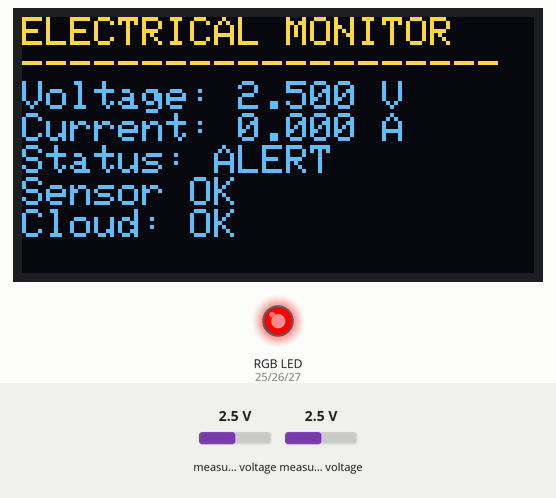
Bench run of a sketch on a simulated ESP32. On the bench: 128×64 one-colour display, an RGB LED mixed from three pins (HIGH = lit). The inputs (shaded band) are chosen by the test bench; at power-on: measured voltage 2.5 V. The OLED is the two-colour kind (top 16 rows yellow); WiFi joins after 1.5 s; servers stay silent unless stated; uploads are accepted with an empty reply; what the sketch prints to the serial monitor is not drawn.

Above: at 8.7 s.
8.8 s: measured voltage (sensor 200) set to 1.1 V
At 11.6 s:
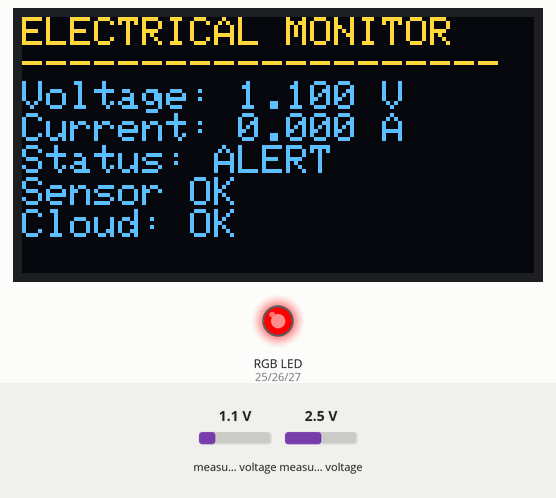
11.8 s: measured voltage (sensor 200) set to 0.8 V
At 14.6 s:
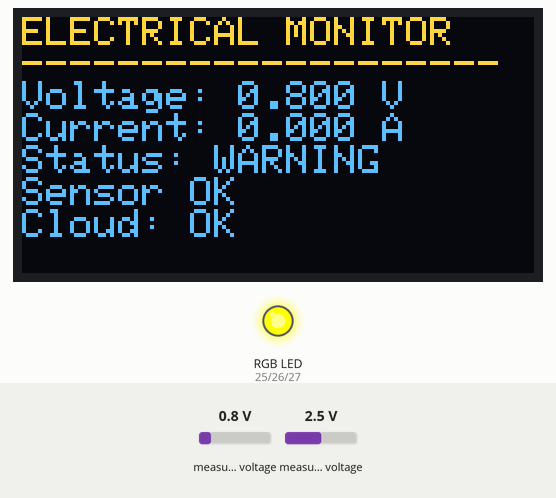
14.8 s: measured voltage (sensor 200) set to 0.6 V
17.8 s: measured voltage (sensor 200) set to 0.3 V
At 20.6 s:
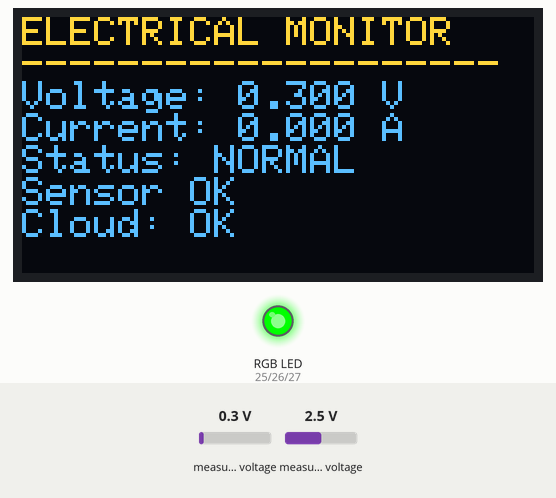
20.8 s: measured voltage (sensor 201) set to 0.1 V
At 22.2 s:
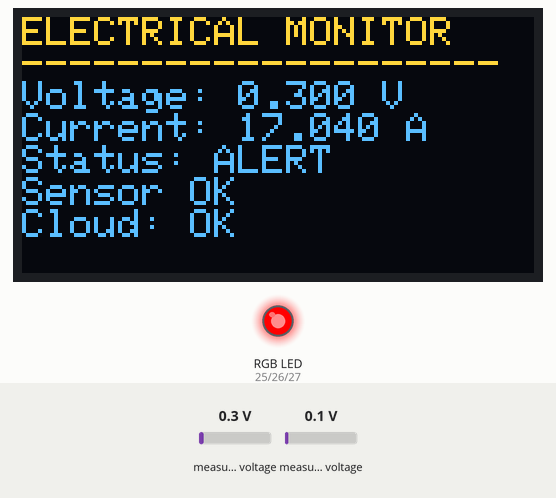
23.4 s: measured voltage (sensor 201) set to 2.5 V
At 24.86 s:
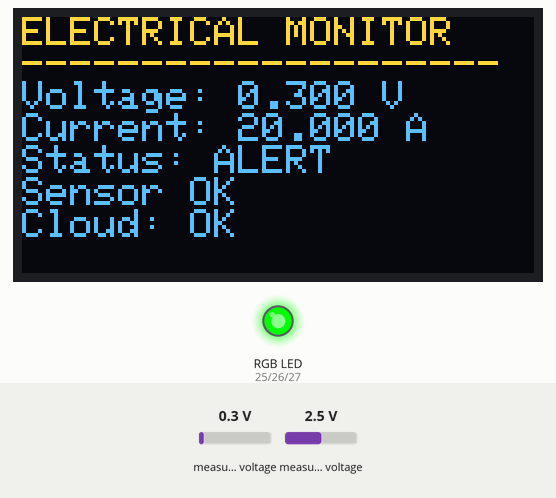
Timing chart, 0 to 26.4 s (numbered marks = the images above; inputs shaded):
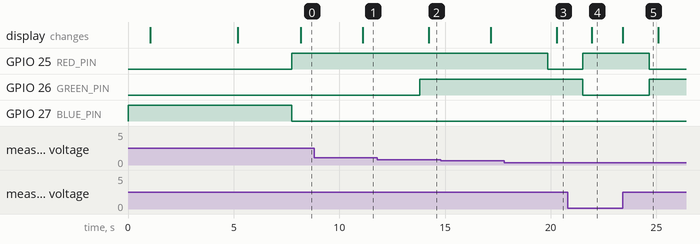

Measured:
- the behaviour switches between 1 and 0.9 V on measured voltage (sensor 200) (found by bisection; images 1 and 2)
- the behaviour switches between 0.5 and 0.4 V on measured voltage (sensor 200) (found by bisection; images 2 and 3)
- after the input at 8.8 s, the display: changes after 2.3 s (image 1)
- after the input at 11.8 s, GPIO 26 (GREEN_PIN): LOW → HIGH after 2.0 s; the display: changes after 2.4 s (image 2)
- after the input at 17.8 s, GPIO 25 (RED_PIN): HIGH → LOW after 2.1 s; the display: changes after 2.5 s (image 3)
- after the input at 20.8 s, GPIO 25 (RED_PIN): LOW → HIGH after 0.73 s; GPIO 26 (GREEN_PIN): HIGH → LOW after 0.73 s; the display: changes after 1.2 s (image 4)
- after the input at 23.4 s, GPIO 25 (RED_PIN): HIGH → LOW after 1.3 s; GPIO 26 (GREEN_PIN): LOW → HIGH after 1.3 s

The sketch:

ground_fault_esp32.ino
```cpp
// ESP32 + ADS1115 + SSD1306 + ACS712 + RGB LED -> Firebase Realtime Database (v3, auto-calibrated)
#include <WiFi.h>
#include <WiFiClientSecure.h>
#include <HTTPClient.h>
#include <Wire.h>
#include <math.h>
#include <Adafruit_ADS1X15.h>
#include <Adafruit_GFX.h>
#include <Adafruit_SSD1306.h>

#include "secrets.h"
#define DB_URL "https://ground-fault-detection-default-rtdb.asia-southeast1.firebasedatabase.app"

Adafruit_SSD1306 display(128, 64, &Wire, -1);
Adafruit_ADS1115 ads;
WiFiClientSecure client;

#define RED_PIN 25
#define GREEN_PIN 26
#define BLUE_PIN 27
const bool COMMON_ANODE = false;

// GREEN/YELLOW = stable (below 1.00), RED = voltage OR current >= 1.00
const float WARNING_LEVEL = 0.50;   // V or A -> yellow
const float ALERT_LEVEL   = 1.00;   // V or A -> red
const float CURRENT_DEADBAND_A = 0.05;
const float MAX_CURRENT_A = 20.0;   // ACS712-20A limit

float zeroCurrentV = 0.0;
float sensitivityVperA = 0.05;      // set automatically in calibration
bool sensorFault = false;
String lastStatus = "";
unsigned long lastSend = 0;
bool cloudOk = false;

void setRGB(bool r, bool g, bool b) {
  digitalWrite(RED_PIN,   (r ^ COMMON_ANODE) ? HIGH : LOW);
  digitalWrite(GREEN_PIN, (g ^ COMMON_ANODE) ? HIGH : LOW);
  digitalWrite(BLUE_PIN,  (b ^ COMMON_ANODE) ? HIGH : LOW);
}

float readCurrentSensorVoltage(int samples) {
  double total = 0.0;
  for (int i = 0; i < samples; i++) { total += ads.computeVolts(ads.readADC_SingleEnded(1)); delay(2); }
  return total / samples;
}

// ACS712 idles at VCC/2 and its sensitivity scales with VCC (100 mV/A at 5 V),
// so sensitivity = 0.04 x idle voltage. Works with or without a divider.
void calibrateCurrent() {
  display.clearDisplay(); display.setCursor(0, 0);
  display.println("CALIBRATING"); display.println("Current must be 0 A"); display.println("Please wait..."); display.display();
  unsigned long t0 = millis(); float z = 0;
  while (millis() - t0 < 15000) {                 // wait for sensor to power up
    z = readCurrentSensorVoltage(100);
    if (z >= 1.0) break;
    delay(500);
  }
  if (z < 1.0) { sensorFault = true; zeroCurrentV = z; Serial.println("ACS712 FAULT: A1 voltage too low"); return; }
  sensorFault = false;
  zeroCurrentV = readCurrentSensorVoltage(300);
  sensitivityVperA = 0.04 * zeroCurrentV;
  Serial.printf("Zero=%.4f V  Sensitivity=%.4f V/A\n", zeroCurrentV, sensitivityVperA);
}

bool firebaseSend(const char *method, const char *path, const char *json) {
  if (WiFi.status() != WL_CONNECTED) return false;
  HTTPClient http;
  String url = String(DB_URL) + path + ".json";
  if (!http.begin(client, url)) return false;
  http.addHeader("Content-Type", "application/json");
  int code = http.sendRequest(method, (uint8_t *)json, strlen(json));
  http.end();
  return code == 200;
}

void setup() {
  Serial.begin(115200);
  pinMode(RED_PIN, OUTPUT); pinMode(GREEN_PIN, OUTPUT); pinMode(BLUE_PIN, OUTPUT);
  setRGB(false, false, true);
  Wire.begin(21, 22);
  if (!display.begin(SSD1306_SWITCHCAPVCC, 0x3C)) { Serial.println("OLED ERROR"); while (true) delay(1000); }
  display.setTextSize(1); display.setTextColor(SSD1306_WHITE);
  if (!ads.begin(0x48)) {
    display.clearDisplay(); display.setCursor(0, 0); display.println("ADS1115 ERROR"); display.println("Check connections"); display.display();
    while (true) { setRGB(true, false, false); delay(500); setRGB(false, false, false); delay(500); }
  }
  ads.setGain(GAIN_ONE);
  delay(1000);
  calibrateCurrent();

  display.clearDisplay(); display.setCursor(0, 0);
  display.println("Connecting WiFi..."); display.println(WIFI_SSID); display.display();
  WiFi.mode(WIFI_STA); WiFi.begin(WIFI_SSID, WIFI_PASS);
  unsigned long t0 = millis();
  while (WiFi.status() != WL_CONNECTED && millis() - t0 < 20000) { delay(300); Serial.print("."); }
  client.setInsecure();
  Serial.println(WiFi.status() == WL_CONNECTED ? "\nWiFi OK" : "\nWiFi FAILED (offline mode)");
}

void loop() {
  float voltageV = ads.computeVolts(ads.readADC_SingleEnded(0));
  float sensorV = readCurrentSensorVoltage(100);
  float currentA = sensorFault ? 0.0 : fabs(sensorV - zeroCurrentV) / sensitivityVperA;
  if (currentA < CURRENT_DEADBAND_A) currentA = 0.0;
  if (currentA > MAX_CURRENT_A) currentA = MAX_CURRENT_A;
  float currentmA = currentA * 1000.0;

  float level = max(voltageV, currentA);          // worst of voltage / current
  String status;
  if (level >= ALERT_LEVEL)        { status = "ALERT";   setRGB(true, false, false); }
  else if (level >= WARNING_LEVEL) { status = "WARNING"; setRGB(true, true, false); }
  else                             { status = "NORMAL";  setRGB(false, true, false); }

  if (millis() - lastSend > 600) {
    lastSend = millis();
    char body[160];
    snprintf(body, sizeof(body), "{\"voltage\":%.4f,\"currentA\":%.4f,\"sensorV\":%.4f,\"status\":\"%s\"}", voltageV, currentA, sensorV, status.c_str());
    cloudOk = firebaseSend("PUT", "/groundfault/live", body);
    if (cloudOk && status != lastStatus) {
      snprintf(body, sizeof(body), "{\"status\":\"%s\",\"currentA\":%.4f,\"voltage\":%.4f,\"t\":{\".sv\":\"timestamp\"}}", status.c_str(), currentA, voltageV);
      if (firebaseSend("POST", "/groundfault/events", body)) lastStatus = status;
    }
  }

  display.clearDisplay(); display.setTextSize(1); display.setTextColor(SSD1306_WHITE); display.setCursor(0, 0);
  display.println("ELECTRICAL MONITOR"); display.println("--------------------");
  display.print("Voltage: "); display.print(voltageV, 3); display.println(" V");
  display.print("Current: "); display.print(currentA, 3); display.println(" A");
  display.print("Status: "); display.println(status);
  display.println(sensorFault ? "Check ACS712 (A1)!" : "Sensor OK");
  display.print(cloudOk ? "Cloud: OK" : (WiFi.status() == WL_CONNECTED ? "Cloud: error" : "WiFi: offline"));
  display.display();

  Serial.printf("A0=%.4f V | A1=%.4f V | Zero=%.4f V | I=%.1f mA | %s | cloud=%d\n", voltageV, sensorV, zeroCurrentV, currentmA, status.c_str(), cloudOk);
  delay(200);
}
```

secrets.h
```cpp
#define WIFI_SSID "vivo V70"
#define WIFI_PASS "28122005"
```
